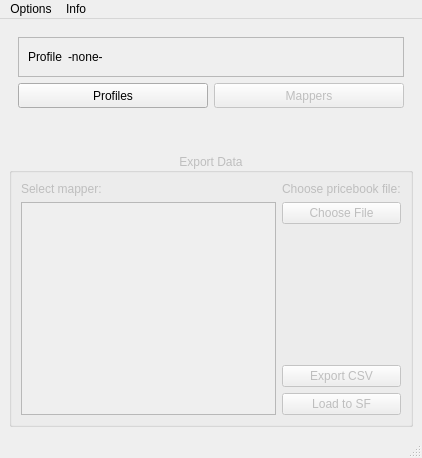
<?xml version="1.0" encoding="UTF-8"?>
<ui version="4.0">
 <class>MainMenu</class>
 <widget class="QMainWindow" name="MainMenu">
  <property name="geometry">
   <rect>
    <x>0</x>
    <y>0</y>
    <width>422</width>
    <height>458</height>
   </rect>
  </property>
  <property name="sizePolicy">
   <sizepolicy hsizetype="Preferred" vsizetype="Preferred">
    <horstretch>0</horstretch>
    <verstretch>0</verstretch>
   </sizepolicy>
  </property>
  <property name="windowTitle">
   <string>SF Price List Importer</string>
  </property>
  <widget class="QWidget" name="centralwidget">
   <layout class="QGridLayout" name="gridLayout_3">
    <property name="verticalSpacing">
     <number>36</number>
    </property>
    <item row="0" column="0">
     <widget class="QFrame" name="configFrame">
      <property name="frameShape">
       <enum>QFrame::Shape::NoFrame</enum>
      </property>
      <property name="frameShadow">
       <enum>QFrame::Shadow::Raised</enum>
      </property>
      <layout class="QGridLayout" name="gridLayout_2">
       <item row="1" column="0">
        <widget class="QPushButton" name="profilesButton">
         <property name="sizePolicy">
          <sizepolicy hsizetype="Minimum" vsizetype="Fixed">
           <horstretch>0</horstretch>
           <verstretch>0</verstretch>
          </sizepolicy>
         </property>
         <property name="minimumSize">
          <size>
           <width>81</width>
           <height>25</height>
          </size>
         </property>
         <property name="maximumSize">
          <size>
           <width>16777215</width>
           <height>16777215</height>
          </size>
         </property>
         <property name="text">
          <string>Profiles</string>
         </property>
         <property name="flat">
          <bool>false</bool>
         </property>
        </widget>
       </item>
       <item row="1" column="1">
        <widget class="QPushButton" name="mappersButton">
         <property name="enabled">
          <bool>false</bool>
         </property>
         <property name="sizePolicy">
          <sizepolicy hsizetype="Minimum" vsizetype="Fixed">
           <horstretch>0</horstretch>
           <verstretch>0</verstretch>
          </sizepolicy>
         </property>
         <property name="minimumSize">
          <size>
           <width>81</width>
           <height>25</height>
          </size>
         </property>
         <property name="maximumSize">
          <size>
           <width>16777215</width>
           <height>16777215</height>
          </size>
         </property>
         <property name="text">
          <string>Mappers</string>
         </property>
        </widget>
       </item>
       <item row="0" column="0" colspan="2">
        <widget class="QFrame" name="activeProfileFrame">
         <property name="sizePolicy">
          <sizepolicy hsizetype="Expanding" vsizetype="Fixed">
           <horstretch>0</horstretch>
           <verstretch>0</verstretch>
          </sizepolicy>
         </property>
         <property name="frameShape">
          <enum>QFrame::Shape::StyledPanel</enum>
         </property>
         <property name="frameShadow">
          <enum>QFrame::Shadow::Raised</enum>
         </property>
         <layout class="QHBoxLayout" name="horizontalLayout">
          <property name="topMargin">
           <number>9</number>
          </property>
          <property name="bottomMargin">
           <number>9</number>
          </property>
          <item>
           <widget class="QLabel" name="currentUserLabel">
            <property name="text">
             <string>Profile</string>
            </property>
           </widget>
          </item>
          <item>
           <widget class="QLabel" name="currentUsernameLabel">
            <property name="text">
             <string>-none-</string>
            </property>
           </widget>
          </item>
          <item>
           <spacer name="horizontalSpacer">
            <property name="orientation">
             <enum>Qt::Orientation::Horizontal</enum>
            </property>
            <property name="sizeHint" stdset="0">
             <size>
              <width>138</width>
              <height>20</height>
             </size>
            </property>
           </spacer>
          </item>
         </layout>
        </widget>
       </item>
      </layout>
     </widget>
    </item>
    <item row="1" column="0">
     <widget class="QGroupBox" name="exportPricebookGroupBox">
      <property name="enabled">
       <bool>false</bool>
      </property>
      <property name="title">
       <string>Export Data</string>
      </property>
      <property name="alignment">
       <set>Qt::AlignmentFlag::AlignCenter</set>
      </property>
      <property name="flat">
       <bool>true</bool>
      </property>
      <layout class="QGridLayout" name="gridLayout">
       <property name="topMargin">
        <number>9</number>
       </property>
       <item row="0" column="0">
        <widget class="QLabel" name="selectMapperLabel">
         <property name="text">
          <string>Select mapper:</string>
         </property>
        </widget>
       </item>
       <item row="0" column="1">
        <widget class="QLabel" name="fileLabel">
         <property name="text">
          <string>Choose pricebook file:</string>
         </property>
        </widget>
       </item>
       <item row="1" column="0" rowspan="4">
        <widget class="QListWidget" name="mapperList">
         <property name="sizePolicy">
          <sizepolicy hsizetype="Expanding" vsizetype="MinimumExpanding">
           <horstretch>0</horstretch>
           <verstretch>0</verstretch>
          </sizepolicy>
         </property>
         <property name="minimumSize">
          <size>
           <width>0</width>
           <height>1</height>
          </size>
         </property>
         <property name="maximumSize">
          <size>
           <width>400</width>
           <height>16777215</height>
          </size>
         </property>
        </widget>
       </item>
       <item row="1" column="1">
        <widget class="QPushButton" name="chooseFileButton">
         <property name="text">
          <string>Choose File</string>
         </property>
        </widget>
       </item>
       <item row="2" column="1">
        <spacer name="verticalSpacer">
         <property name="orientation">
          <enum>Qt::Orientation::Vertical</enum>
         </property>
         <property name="sizeHint" stdset="0">
          <size>
           <width>20</width>
           <height>99</height>
          </size>
         </property>
        </spacer>
       </item>
       <item row="3" column="1">
        <widget class="QPushButton" name="exportCsvButton">
         <property name="enabled">
          <bool>false</bool>
         </property>
         <property name="sizePolicy">
          <sizepolicy hsizetype="Minimum" vsizetype="Fixed">
           <horstretch>0</horstretch>
           <verstretch>0</verstretch>
          </sizepolicy>
         </property>
         <property name="minimumSize">
          <size>
           <width>81</width>
           <height>21</height>
          </size>
         </property>
         <property name="maximumSize">
          <size>
           <width>16777215</width>
           <height>16777215</height>
          </size>
         </property>
         <property name="text">
          <string>Export CSV</string>
         </property>
        </widget>
       </item>
       <item row="4" column="1">
        <widget class="QPushButton" name="loadToSfButton">
         <property name="enabled">
          <bool>false</bool>
         </property>
         <property name="sizePolicy">
          <sizepolicy hsizetype="Minimum" vsizetype="Fixed">
           <horstretch>0</horstretch>
           <verstretch>0</verstretch>
          </sizepolicy>
         </property>
         <property name="minimumSize">
          <size>
           <width>81</width>
           <height>21</height>
          </size>
         </property>
         <property name="maximumSize">
          <size>
           <width>16777215</width>
           <height>16777215</height>
          </size>
         </property>
         <property name="text">
          <string>Load to SF</string>
         </property>
        </widget>
       </item>
      </layout>
     </widget>
    </item>
   </layout>
  </widget>
  <widget class="QMenuBar" name="menubar">
   <property name="geometry">
    <rect>
     <x>0</x>
     <y>0</y>
     <width>422</width>
     <height>33</height>
    </rect>
   </property>
   <widget class="QMenu" name="menuOptions">
    <property name="title">
     <string>Options</string>
    </property>
    <addaction name="actionLanguage"/>
   </widget>
   <widget class="QMenu" name="menuInfo">
    <property name="title">
     <string>Info</string>
    </property>
    <addaction name="actionShowInfo"/>
   </widget>
   <addaction name="menuOptions"/>
   <addaction name="menuInfo"/>
  </widget>
  <widget class="QStatusBar" name="statusbar"/>
  <action name="actionShowInfo">
   <property name="text">
    <string>Show Info</string>
   </property>
  </action>
  <action name="actionLanguage">
   <property name="text">
    <string>Language</string>
   </property>
  </action>
 </widget>
 <resources/>
 <connections/>
</ui>
